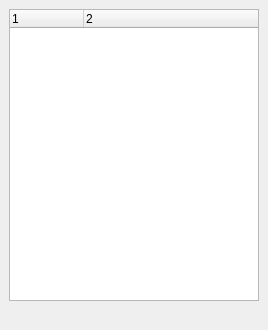
<?xml version="1.0" encoding="UTF-8"?>
<ui version="4.0">
 <class>PlatformPartBrowserDockWidget</class>
 <widget class="QDockWidget" name="PlatformPartBrowserDockWidget">
  <property name="geometry">
   <rect>
    <x>0</x>
    <y>0</y>
    <width>268</width>
    <height>330</height>
   </rect>
  </property>
  <property name="allowedAreas">
   <set>Qt::LeftDockWidgetArea|Qt::RightDockWidgetArea</set>
  </property>
  <property name="windowTitle">
   <string>平台部件浏览器</string>
  </property>
  <widget class="QWidget" name="dockWidgetContents">
   <layout class="QVBoxLayout" name="verticalLayout">
    <item>
     <widget class="QTreeWidget" name="mPlatformPartTreeWidget">
      <property name="selectionMode">
       <enum>QAbstractItemView::NoSelection</enum>
      </property>
      <property name="rootIsDecorated">
       <bool>true</bool>
      </property>
      <property name="itemsExpandable">
       <bool>true</bool>
      </property>
      <property name="sortingEnabled">
       <bool>false</bool>
      </property>
      <property name="columnCount">
       <number>2</number>
      </property>
      <attribute name="headerVisible">
       <bool>true</bool>
      </attribute>
      <attribute name="headerDefaultSectionSize">
       <number>74</number>
      </attribute>
      <attribute name="headerShowSortIndicator" stdset="0">
       <bool>false</bool>
      </attribute>
      <attribute name="headerStretchLastSection">
       <bool>true</bool>
      </attribute>
      <column>
       <property name="text">
        <string/>
       </property>
      </column>
      <column>
       <property name="text">
        <string/>
       </property>
      </column>
     </widget>
    </item>
    <item>
     <widget class="QLabel" name="mBrokenLabel">
      <property name="styleSheet">
       <string notr="true">QLabel {color : red;}</string>
      </property>
      <property name="text">
       <string/>
      </property>
     </widget>
    </item>
   </layout>
  </widget>
 </widget>
 <resources/>
 <connections/>
</ui>
